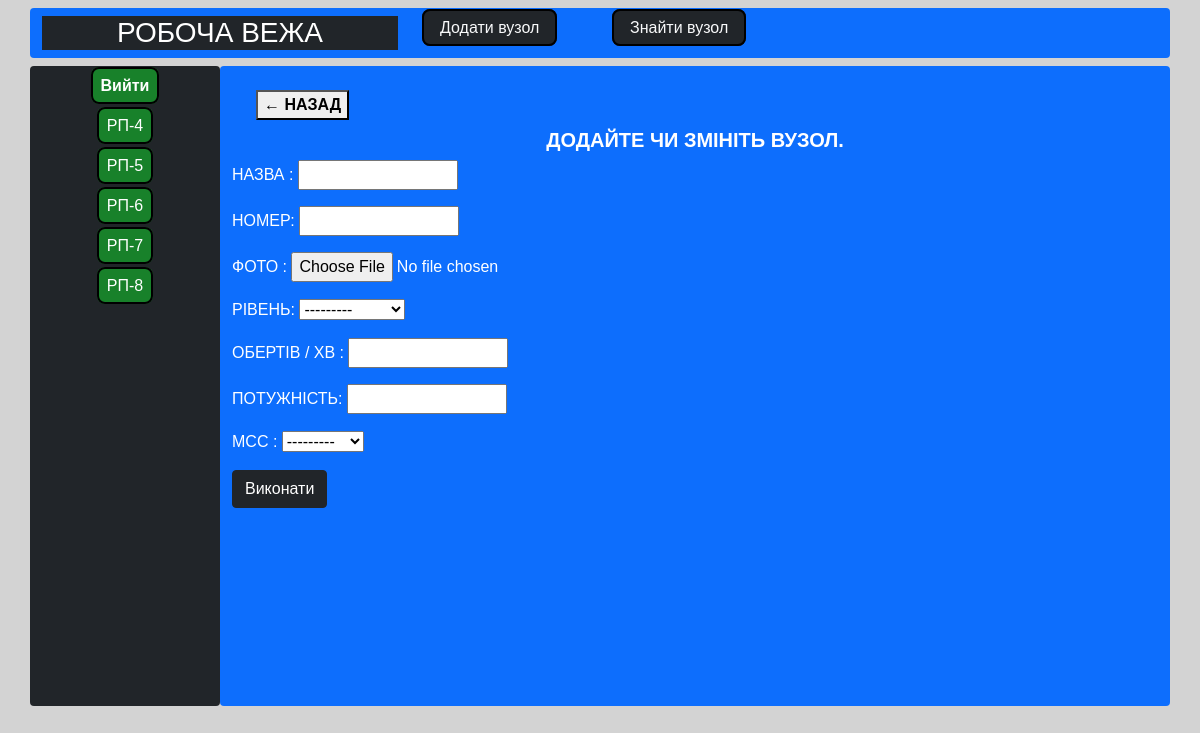
The page /add_node/ (signed in) on the database its author committed.
### locator/models.py (models this page shows, shortened)
class DistributiveSubstation(models.Model):
    title = models.CharField(max_length=25, choices=utils.DS_CHOICES)
    slug = models.SlugField(unique=True, db_index=True)
    level = models.CharField(max_length=25, choices=utils.LEVELS)
    def get_absolute_url(self):
        return reverse('substation', kwargs={'sub_num': self.id})

class MotorControlCenter(models.Model):
    title = models.CharField(max_length=25, choices=utils.MCC_CHOICES)
    slug = models.SlugField(unique=True, db_index=True, blank=True)
    substation = models.ForeignKey('DistributiveSubstation', on_delete=models.PROTECT, related_name='motor_centers')
    def __str__(self):
        return self.title

### locator/views.py (the view)
# urls.py: path('add_node/', AddNodeView.as_view(), name='add_node'),
class AddNodeView(PermissionRequiredMixin, DataMixin, CreateView):
    model = Node
    form_class = NodeForm
    template_name = 'locator/add_node.html'
    success_url = reverse_lazy('home')
    title_page = 'Сторінка форми'
    permission_required = 'locator.add_node'

### locator/forms.py
class NodeForm(forms.ModelForm):
    class Meta:
        model = Node
        fields = ['title', 'slug', 'label', 'level', 'round_per_minute', 'power', 'mcc']
        widgets = {
            'title': forms.TextInput(attrs={'class': 'form-input'}),
            'slug': forms.TextInput(attrs={'class': 'form-input'}),
            'round_per_minute': forms.TextInput(attrs={'class': 'form-input'}),
            'power': forms.TextInput(attrs={'class': 'form-input'}),
        }
        labels = {'title': 'НАЗВА ',
                  'slug': 'НОМЕР',
                  'label': 'ФОТО ',
                  'level': 'РІВЕНЬ',
                  'round_per_minute': 'ОБЕРТІВ / ХВ ',
                  'power': 'ПОТУЖНІСТЬ',
                  'mcc': 'МСС  ',}

### locator/templatetags/locator_tags.py (called while the page is built)
@register.inclusion_tag('locator/room_list.html')
def show_substations():
    return {'rooms': DS.objects.all(),}

### locator/templates/locator/add_node.html (shortened to what this page needs)
{% extends 'locator/base.html' %}
{% load static %}
{% block content %}
<div class="container mt-4 fw-bold">
    <div class="row mt-1">
        <div class="col-md-6">
            <button onclick="goBack()">&larr; НАЗАД</button>
        </div>
    </div>
</div>
<div class="container">
    <div class="row">
        <div class="col-12">
            <h5 class="text-center text-uppercase fw-bold my-2">Додайте чи змініть вузол.</h5>
        </div>
    </div>
</div>
<form action="" method="post" enctype="multipart/form-data">
    <div class="row g-3 align-items-center">
        <div class="col-auto">
            {{ form.as_p }}
        </div>
      </div>
    <button type="submit" class="btn btn-dark">Виконати</button>
</form>
{% endblock %}

### locator/templates/locator/room_list.html
<p class="text-center fw-bold"><a href="{% url 'logout_user' %}" style="text-decoration: none;">Вийти</a></p>
{% for room in rooms %}
    <p class="custom-background mt-2 text-center rounded">
        <a href="{{ room.get_absolute_url }}" style="text-decoration: none;">{{ room.title }}</a>
    </p>
{% endfor %}

### locator/static/locator/css/styles.css (style rules this page uses)
* { box-sizing: border-box; }
body { margin: 0; padding: 0; font-family: Arial, sans-serif; background: lightgray; overflow: auto; }
a { color: white; padding: 0.5em; border: 2px double black; border-radius: 0.5em; background: #18812a; }
button { font-weight: bold; }
.form-input { width: 160px; font-size: 16px; }

### rows shown on the page
DistributiveSubstation: title "РП-4"
DistributiveSubstation: title "РП-5"
DistributiveSubstation: title "РП-6"
DistributiveSubstation: title "РП-7"
DistributiveSubstation: title "РП-8"
